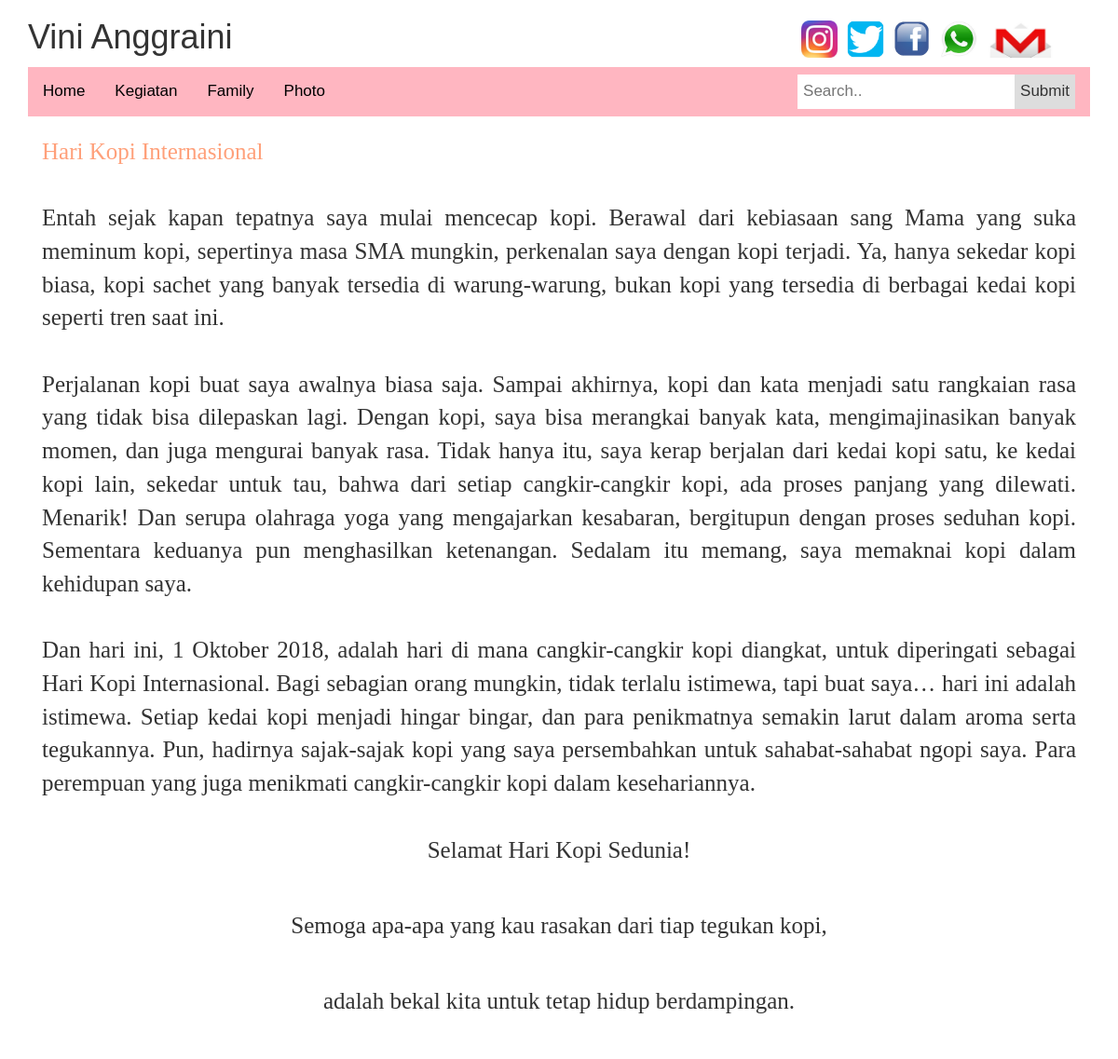
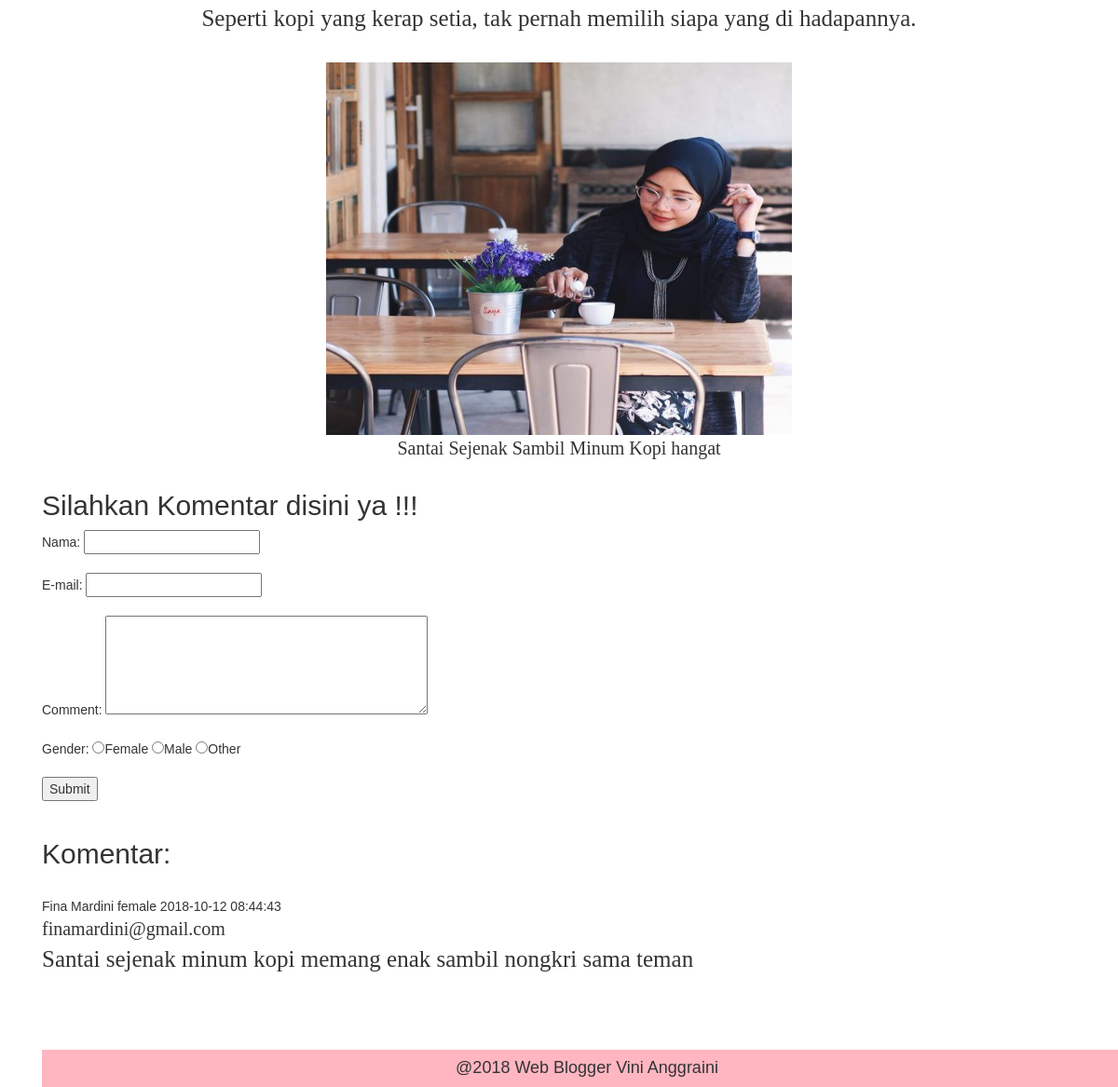
The page /artikel1.php on the database its author committed (2 pictures, top to bottom).
### tables this page shows
CREATE TABLE `konten` (
  `id` int(11) NOT NULL,
  `tanggal` timestamp NOT NULL DEFAULT CURRENT_TIMESTAMP ON UPDATE CURRENT_TIMESTAMP,
  `nama` varchar(30) NOT NULL,
  `judul` varchar(125) NOT NULL,
  `comment` varchar(50) NOT NULL,
  `sub_artikel` text NOT NULL,
  `artikel` text NOT NULL
);

CREATE TABLE `komentar` (
  `id` int(11) NOT NULL,
  `tanggal` timestamp NOT NULL DEFAULT CURRENT_TIMESTAMP ON UPDATE CURRENT_TIMESTAMP,
  `nama` varchar(30) NOT NULL,
  `email` text NOT NULL,
  `commant` text NOT NULL,
  `gender` varchar(25) NOT NULL
);

### artikel1.php (the view, shortened to what this page needs)
<?php
include_once("config.php");
$result = mysqli_query($mysqli, "SELECT * FROM konten where id=1");
?>
<!DOCTYPE html>
<html>
<head>
  <link rel="stylesheet" href="http://maxcdn.bootstrapcdn.com/bootstrap/3.3.6/css/bootstrap.min.css">
</head>
<body>
<div class="container">
<h1>Vini Anggraini
  	<img src="img/instagram.jpg" style="margin-left: 600px; height: 40px;">
  	<img src="img/twitter.png" style="height: 40px;">
  	<img src="img/facebook.png" style="height: 40px;">
  	<img src="img/whatsap.jpg" style="height: 40px;">
  	<img src="img/email.jpg" style="height: 40px;"></h1>
<div class="topnav" style='background-color: #FFB6C1;'>
  <a class="active" href="home.php">Home</a>
  <a href="#kegiatan.php">Kegiatan</a>
  <a href="#family.php">Family</a>
  <a href="#photo.php">Photo</a>
  <div class="search-container">
    <form action="/action_page.php">
      <input type="text" placeholder="Search.." name="search">
      <button type="submit">Submit</button>
    </form>
  </div>
</div>
<br>
<div class="container-fluid">
<div class="row content">
<div class="col-sm-12">
<table width="100%" border="0">
    	<?php
    	while($user_data = mysqli_fetch_array($result)) {
        echo "<tr>";
        echo "<td colspan='2'; style='font-size: 25px; color: #FFA07A; font-family: AR JULIAN;'>".$user_data['judul']."</td></tr>";
        echo "<tr>";
       	echo "<td style='text-align: justify; font-size: 25px; font-family: Goudy Old Style;'>".$user_data['artikel']."</td></tr>";
       	echo "<tr>";
       	echo "<td>&nbsp</td></tr>";
       	echo "<tr>";
       	echo "<td style='text-align: center;'><img src='img/secangkir.jpeg' style='width: 45%; height: 400px;'></td></tr>";
       	echo "<tr>";
       	echo "<td style='text-align: center; font-size: 20px; font-family: Book Antiqua;'><p>Santai Sejenak Sambil Minum Kopi hangat</p></td></tr>";
	    }
	    ?>
</table>
<h2>Silahkan Komentar disini ya !!!</h2>
<form method="post" action="artikel1.php" name="form1">
  Nama: <input type="text" name="name">
  <br><br>
  E-mail: <input type="text" name="email">
  <br><br>
  Comment: <textarea name="commant" rows="5" cols="40"></textarea>
  <br><br>
  Gender:
  <input type="radio" name="gender" value="female">Female
  <input type="radio" name="gender" value="male">Male
  <input type="radio" name="gender" value="other">Other
  <br><br>
  <input type="submit" name="submit" value="Submit">
</form>
<br>
<h2>Komentar:</h2>
<br>
<table width="100%" border="0">
      <?php
      include_once("config.php");
      $result2 = mysqli_query($mysqli, "SELECT * FROM komentar ORDER BY id ASC");
      while($user_data = mysqli_fetch_array($result2)) {
        echo "<tr>";
        echo "<td>".$user_data['nama']." ".$user_data['gender']." ".$user_data['tanggal']."<br></td></tr>";
        echo "<tr>";
        echo "<td style='text-align: justify; font-size: 20px; font-family: Time New Roman;'>".$user_data['email']."</td></tr>";
        echo "<tr>";
        echo "<td style='text-align: justify; font-size: 25px; font-family: Goudy Old Style;'>".$user_data['commant']."</td></tr>";
        echo "<tr>";
        echo "<td>&nbsp</td></tr>";
      }
      ?>
</table>
<br><br><br>
<div class="container">
<div class="row">
  <div class="col-sm-12" style="background-color: #FFB6C1; text-align: center; min-height: 30px;">
    <h4>@2018 Web Blogger Vini Anggraini </h4>
  </div>
</div>
</div>
</div>
</div>
</div>
</div>
</body>
</html>

### artikel1.php (style rules this page uses)
* { box-sizing: border-box; }
body { margin: 0; font-family: Arial, Helvetica, sans-serif; }
.topnav { overflow: hidden; background-color: #e9e9e9; }
.topnav a { float: left; display: block; color: black; text-align: center; padding: 14px 16px; text-decoration: none; font-size: 17px; }
.topnav a.active { background-color: #FFB6C1;; }
.topnav .search-container { float: right; }
.topnav input[type=text] { padding: 6px; margin-top: 8px; font-size: 17px; border: none; }
.topnav .search-container button { float: right; padding: 6px; margin-top: 8px; margin-right: 16px; background: #ddd; font-size: 17px; border: none; cursor: pointer; }

### rows shown on the page
konten: judul "Hari Kopi Internasional", artikel "Entah sejak kapan tepatnya saya mulai mencecap kopi. Berawal dari kebiasaan sang Mama yang suka meminum kopi, sepertinya masa SMA mungkin, perkenalan saya dengan kopi terjadi. Ya, hanya sekedar kopi biasa, kopi sachet yang banyak tersedia di warung-warung, bukan kopi yang tersedia di berbagai kedai kopi seperti tren saat ini. Perjalanan kopi buat saya awalnya biasa saja. Sampai akhirnya, kopi dan kata menjadi satu rangkaian rasa yang tidak bisa dilepaskan lagi. Dengan kopi, saya bisa merangkai banyak kata, mengimajinasikan banyak momen, dan juga mengurai banyak rasa. Tidak hanya itu, saya kerap berjalan dari kedai kopi satu, ke kedai kopi lain, sekedar untuk tau, bahwa dari setiap…"
komentar: nama "Fina Mardini", gender "female", tanggal "2018-10-12 08:44:43", email "finamardini@gmail.com", commant "Santai sejenak minum kopi memang enak sambil nongkri sama teman"
